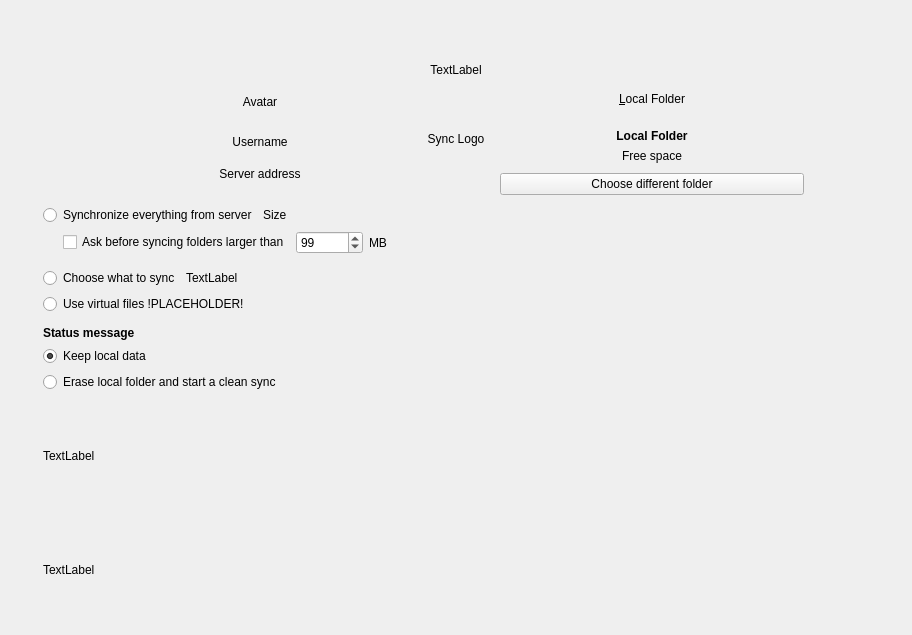
<?xml version="1.0" encoding="UTF-8"?>
<ui version="4.0">
 <class>OwncloudAdvancedSetupPage</class>
 <widget class="QWidget" name="OwncloudAdvancedSetupPage">
  <property name="geometry">
   <rect>
    <x>0</x>
    <y>0</y>
    <width>912</width>
    <height>635</height>
   </rect>
  </property>
  <property name="sizePolicy">
   <sizepolicy hsizetype="Preferred" vsizetype="Preferred">
    <horstretch>0</horstretch>
    <verstretch>0</verstretch>
   </sizepolicy>
  </property>
  <property name="windowTitle">
   <string notr="true">Form</string>
  </property>
  <layout class="QHBoxLayout" name="mainHBox">
   <item>
    <spacer name="leftHorizontalSpacer">
     <property name="orientation">
      <enum>Qt::Horizontal</enum>
     </property>
     <property name="sizeType">
      <enum>QSizePolicy::Fixed</enum>
     </property>
     <property name="sizeHint" stdset="0">
      <size>
       <width>32</width>
       <height>20</height>
      </size>
     </property>
    </spacer>
   </item>
   <item>
    <layout class="QVBoxLayout" name="verticalLayout">
     <item>
      <spacer name="verticalSpacer_2">
       <property name="orientation">
        <enum>Qt::Vertical</enum>
       </property>
       <property name="sizeType">
        <enum>QSizePolicy::Fixed</enum>
       </property>
       <property name="sizeHint" stdset="0">
        <size>
         <width>20</width>
         <height>52</height>
        </size>
       </property>
      </spacer>
     </item>
     <item>
      <layout class="QHBoxLayout" name="resultLayout"/>
     </item>
     <item>
      <widget class="QLabel" name="topLabel">
       <property name="enabled">
        <bool>true</bool>
       </property>
       <property name="sizePolicy">
        <sizepolicy hsizetype="Preferred" vsizetype="Fixed">
         <horstretch>0</horstretch>
         <verstretch>0</verstretch>
        </sizepolicy>
       </property>
       <property name="text">
        <string notr="true">TextLabel</string>
       </property>
       <property name="textFormat">
        <enum>Qt::PlainText</enum>
       </property>
       <property name="alignment">
        <set>Qt::AlignCenter</set>
       </property>
       <property name="wordWrap">
        <bool>true</bool>
       </property>
      </widget>
     </item>
     <item>
      <layout class="QHBoxLayout" name="topAreaHBox" stretch="4,1,4">
       <property name="sizeConstraint">
        <enum>QLayout::SetFixedSize</enum>
       </property>
       <property name="leftMargin">
        <number>65</number>
       </property>
       <property name="rightMargin">
        <number>65</number>
       </property>
       <item>
        <layout class="QVBoxLayout" name="serverVBox">
         <property name="sizeConstraint">
          <enum>QLayout::SetFixedSize</enum>
         </property>
         <item>
          <widget class="QLabel" name="lServerIcon">
           <property name="sizePolicy">
            <sizepolicy hsizetype="Minimum" vsizetype="Maximum">
             <horstretch>0</horstretch>
             <verstretch>0</verstretch>
            </sizepolicy>
           </property>
           <property name="text">
            <string notr="true">Avatar</string>
           </property>
           <property name="textFormat">
            <enum>Qt::PlainText</enum>
           </property>
           <property name="alignment">
            <set>Qt::AlignCenter</set>
           </property>
          </widget>
         </item>
         <item>
          <spacer>
           <property name="orientation">
            <enum>Qt::Vertical</enum>
           </property>
           <property name="sizeType">
            <enum>QSizePolicy::Fixed</enum>
           </property>
           <property name="sizeHint" stdset="0">
            <size>
             <width>0</width>
             <height>8</height>
            </size>
           </property>
          </spacer>
         </item>
         <item>
          <widget class="QLabel" name="userNameLabel">
           <property name="sizePolicy">
            <sizepolicy hsizetype="Minimum" vsizetype="Maximum">
             <horstretch>0</horstretch>
             <verstretch>0</verstretch>
            </sizepolicy>
           </property>
           <property name="text">
            <string>Username</string>
           </property>
           <property name="textFormat">
            <enum>Qt::PlainText</enum>
           </property>
           <property name="alignment">
            <set>Qt::AlignCenter</set>
           </property>
          </widget>
         </item>
         <item>
          <widget class="QLabel" name="serverAddressLabel">
           <property name="sizePolicy">
            <sizepolicy hsizetype="Minimum" vsizetype="Maximum">
             <horstretch>0</horstretch>
             <verstretch>0</verstretch>
            </sizepolicy>
           </property>
           <property name="text">
            <string>Server address</string>
           </property>
           <property name="textFormat">
            <enum>Qt::PlainText</enum>
           </property>
           <property name="alignment">
            <set>Qt::AlignHCenter|Qt::AlignTop</set>
           </property>
           <property name="wordWrap">
            <bool>true</bool>
           </property>
          </widget>
         </item>
        </layout>
       </item>
       <item>
        <layout class="QVBoxLayout" name="arrowVBox">
         <property name="sizeConstraint">
          <enum>QLayout::SetFixedSize</enum>
         </property>
         <item>
          <widget class="QLabel" name="syncLogoLabel">
           <property name="sizePolicy">
            <sizepolicy hsizetype="Minimum" vsizetype="Fixed">
             <horstretch>0</horstretch>
             <verstretch>0</verstretch>
            </sizepolicy>
           </property>
           <property name="text">
            <string>Sync Logo</string>
           </property>
           <property name="textFormat">
            <enum>Qt::PlainText</enum>
           </property>
           <property name="alignment">
            <set>Qt::AlignHCenter|Qt::AlignTop</set>
           </property>
          </widget>
         </item>
        </layout>
       </item>
       <item>
        <layout class="QVBoxLayout" name="locationsVBox">
         <property name="sizeConstraint">
          <enum>QLayout::SetFixedSize</enum>
         </property>
         <item>
          <widget class="QLabel" name="lLocal">
           <property name="sizePolicy">
            <sizepolicy hsizetype="Minimum" vsizetype="Preferred">
             <horstretch>0</horstretch>
             <verstretch>0</verstretch>
            </sizepolicy>
           </property>
           <property name="minimumSize">
            <size>
             <width>0</width>
             <height>32</height>
            </size>
           </property>
           <property name="text">
            <string>&amp;Local Folder</string>
           </property>
           <property name="textFormat">
            <enum>Qt::PlainText</enum>
           </property>
           <property name="alignment">
            <set>Qt::AlignCenter</set>
           </property>
           <property name="buddy">
            <cstring>pbSelectLocalFolder</cstring>
           </property>
          </widget>
         </item>
         <item>
          <spacer>
           <property name="orientation">
            <enum>Qt::Vertical</enum>
           </property>
           <property name="sizeType">
            <enum>QSizePolicy::Fixed</enum>
           </property>
           <property name="sizeHint" stdset="0">
            <size>
             <width>0</width>
             <height>8</height>
            </size>
           </property>
          </spacer>
         </item>
         <item>
          <widget class="QLabel" name="localFolderDescriptionLabel">
           <property name="sizePolicy">
            <sizepolicy hsizetype="Minimum" vsizetype="Fixed">
             <horstretch>0</horstretch>
             <verstretch>0</verstretch>
            </sizepolicy>
           </property>
           <property name="font">
            <font>
             <bold>true</bold>
            </font>
           </property>
           <property name="text">
            <string>Local Folder</string>
           </property>
           <property name="textFormat">
            <enum>Qt::PlainText</enum>
           </property>
           <property name="alignment">
            <set>Qt::AlignCenter</set>
           </property>
          </widget>
         </item>
         <item>
          <widget class="QLabel" name="lFreeSpace">
           <property name="sizePolicy">
            <sizepolicy hsizetype="Minimum" vsizetype="Fixed">
             <horstretch>0</horstretch>
             <verstretch>0</verstretch>
            </sizepolicy>
           </property>
           <property name="text">
            <string notr="true">Free space</string>
           </property>
           <property name="textFormat">
            <enum>Qt::PlainText</enum>
           </property>
           <property name="alignment">
            <set>Qt::AlignCenter</set>
           </property>
           <property name="wordWrap">
            <bool>true</bool>
           </property>
          </widget>
         </item>
         <item>
          <spacer name="buttonSpacer">
           <property name="minimumSize">
            <size>
             <width>0</width>
             <height>4</height>
            </size>
           </property>
           <property name="orientation">
            <enum>Qt::Vertical</enum>
           </property>
           <property name="sizeType">
            <enum>QSizePolicy::Preferred</enum>
           </property>
           <property name="sizeHint" stdset="0">
            <size>
             <width>40</width>
             <height>16</height>
            </size>
           </property>
          </spacer>
         </item>
         <item>
          <widget class="QPushButton" name="pbSelectLocalFolder">
           <property name="sizePolicy">
            <sizepolicy hsizetype="Minimum" vsizetype="Minimum">
             <horstretch>0</horstretch>
             <verstretch>0</verstretch>
            </sizepolicy>
           </property>
           <property name="text">
            <string>Choose different folder</string>
           </property>
           <property name="autoDefault">
            <bool>true</bool>
           </property>
           <property name="default">
            <bool>false</bool>
           </property>
          </widget>
         </item>
        </layout>
       </item>
      </layout>
     </item>
     <item>
      <spacer name="verticalSpacer">
       <property name="minimumSize">
        <size>
         <width>0</width>
         <height>4</height>
        </size>
       </property>
       <property name="orientation">
        <enum>Qt::Vertical</enum>
       </property>
       <property name="sizeType">
        <enum>QSizePolicy::Fixed</enum>
       </property>
       <property name="sizeHint" stdset="0">
        <size>
         <width>0</width>
         <height>32</height>
        </size>
       </property>
      </spacer>
     </item>
     <item>
      <layout class="QVBoxLayout" name="wSyncStrategy">
       <item>
        <layout class="QHBoxLayout" name="wSyncStrategySynchronizeEverything">
         <item>
          <widget class="QRadioButton" name="rSyncEverything">
           <property name="sizePolicy">
            <sizepolicy hsizetype="Minimum" vsizetype="Minimum">
             <horstretch>0</horstretch>
             <verstretch>0</verstretch>
            </sizepolicy>
           </property>
           <property name="text">
            <string>Synchronize everything from server</string>
           </property>
           <property name="checked">
            <bool>true</bool>
           </property>
          </widget>
         </item>
         <item>
          <widget class="QLabel" name="lSyncEverythingSizeLabel">
           <property name="text">
            <string notr="true">Size</string>
           </property>
           <property name="textFormat">
            <enum>Qt::PlainText</enum>
           </property>
          </widget>
         </item>
         <item>
          <spacer name="horizontalSpacer_2">
           <property name="orientation">
            <enum>Qt::Horizontal</enum>
           </property>
           <property name="sizeHint" stdset="0">
            <size>
             <width>40</width>
             <height>20</height>
            </size>
           </property>
          </spacer>
         </item>
        </layout>
       </item>
       <item>
        <layout class="QHBoxLayout" name="horizontalLayout_6">
         <item>
          <spacer name="horizontalSpacer_8">
           <property name="orientation">
            <enum>Qt::Horizontal</enum>
           </property>
           <property name="sizeType">
            <enum>QSizePolicy::Minimum</enum>
           </property>
           <property name="sizeHint" stdset="0">
            <size>
             <width>20</width>
             <height>20</height>
            </size>
           </property>
          </spacer>
         </item>
         <item>
          <widget class="QCheckBox" name="confCheckBoxSize">
           <property name="text">
            <string>Ask before syncing folders larger than</string>
           </property>
          </widget>
         </item>
         <item>
          <widget class="QSpinBox" name="confSpinBox">
           <property name="sizePolicy">
            <sizepolicy hsizetype="Preferred" vsizetype="Fixed">
             <horstretch>0</horstretch>
             <verstretch>0</verstretch>
            </sizepolicy>
           </property>
           <property name="focusPolicy">
            <enum>Qt::StrongFocus</enum>
           </property>
           <property name="maximum">
            <number>999999</number>
           </property>
           <property name="value">
            <number>99</number>
           </property>
          </widget>
         </item>
         <item>
          <widget class="QLabel" name="confTraillingSizeLabel">
           <property name="text">
            <string extracomment="Trailing part of &quot;Ask confirmation before syncing folder larger than&quot; ">MB</string>
           </property>
           <property name="textFormat">
            <enum>Qt::PlainText</enum>
           </property>
          </widget>
         </item>
         <item>
          <spacer name="horizontalSpacer_7">
           <property name="orientation">
            <enum>Qt::Horizontal</enum>
           </property>
           <property name="sizeHint" stdset="0">
            <size>
             <width>40</width>
             <height>20</height>
            </size>
           </property>
          </spacer>
         </item>
        </layout>
       </item>
       <!-- <item>
        <layout class="QHBoxLayout" name="horizontalLayout_8">
         <item>
          <widget class="QCheckBox" name="confCheckBoxExternal">
           <property name="text">
            <string>Ask before syncing external storages</string>
           </property>
           <property name="leftMargin" stdset="0">
            <number>32</number>
           </property>
          </widget>
         </item>
        </layout>
       </item> -->
       <item>
        <layout class="QHBoxLayout" name="horizontalLayout_10">
         <property name="topMargin">
          <number>8</number>
         </property>
         <item>
          <widget class="QRadioButton" name="rSelectiveSync">
           <property name="sizePolicy">
            <sizepolicy hsizetype="Minimum" vsizetype="Minimum">
             <horstretch>0</horstretch>
             <verstretch>0</verstretch>
            </sizepolicy>
           </property>
           <property name="text">
            <string>Choose what to sync</string>
           </property>
           <property name="checkable">
            <bool>false</bool>
           </property>
          </widget>
         </item>
         <item>
          <widget class="QLabel" name="lSelectiveSyncSizeLabel">
           <property name="text">
            <string notr="true">TextLabel</string>
           </property>
           <property name="textFormat">
            <enum>Qt::PlainText</enum>
           </property>
          </widget>
         </item>
         <item>
          <spacer name="horizontalSpacer">
           <property name="orientation">
            <enum>Qt::Horizontal</enum>
           </property>
           <property name="sizeHint" stdset="0">
            <size>
             <width>40</width>
             <height>20</height>
            </size>
           </property>
          </spacer>
         </item>
        </layout>
       </item>
       <item>
        <layout class="QHBoxLayout" name="lVirtualFileSync">
         <item>
          <widget class="QRadioButton" name="rVirtualFileSync">
           <property name="sizePolicy">
            <sizepolicy hsizetype="Minimum" vsizetype="Minimum">
             <horstretch>0</horstretch>
             <verstretch>0</verstretch>
            </sizepolicy>
           </property>
           <property name="text">
            <string notr="true">Use virtual files !PLACEHOLDER!</string>
           </property>
           <property name="checkable">
            <bool>false</bool>
           </property>
          </widget>
         </item>
         <item>
          <spacer name="horizontalSpacer_5">
           <property name="orientation">
            <enum>Qt::Horizontal</enum>
           </property>
           <property name="sizeHint" stdset="0">
            <size>
             <width>40</width>
             <height>20</height>
            </size>
           </property>
          </spacer>
         </item>
        </layout>
       </item>
      </layout>
     </item>
     <item>
      <spacer>
       <property name="minimumSize">
        <size>
         <width>0</width>
         <height>4</height>
        </size>
       </property>
       <property name="orientation">
        <enum>Qt::Vertical</enum>
       </property>
       <property name="sizeType">
        <enum>QSizePolicy::Fixed</enum>
       </property>
       <property name="sizeHint" stdset="0">
        <size>
         <width>0</width>
         <height>16</height>
        </size>
       </property>
      </spacer>
     </item>
     <item>
      <layout class="QVBoxLayout" name="resolutionWidgetLayout">
       <property name="spacing">
        <number>6</number>
       </property>
       <property name="sizeConstraint">
        <enum>QLayout::SetMinimumSize</enum>
       </property>
       <property name="leftMargin">
        <number>0</number>
       </property>
       <property name="topMargin">
        <number>2</number>
       </property>
       <property name="rightMargin">
        <number>0</number>
       </property>
       <property name="bottomMargin">
        <number>0</number>
       </property>
       <item>
        <widget class="QLabel" name="syncModeLabel">
         <property name="sizePolicy">
          <sizepolicy hsizetype="Preferred" vsizetype="Fixed">
           <horstretch>0</horstretch>
           <verstretch>0</verstretch>
          </sizepolicy>
         </property>
         <property name="font">
          <font>
           <pointsize>9</pointsize>
           <bold>true</bold>
          </font>
         </property>
         <property name="lineWidth">
          <number>1</number>
         </property>
         <property name="text">
          <string notr="true">Status message</string>
         </property>
         <property name="textFormat">
          <enum>Qt::AutoText</enum>
         </property>
         <property name="alignment">
          <set>Qt::AlignLeading</set>
         </property>
         <property name="wordWrap">
          <bool>true</bool>
         </property>
        </widget>
       </item>
       <item>
        <widget class="QRadioButton" name="rKeepLocal">
         <property name="sizePolicy">
          <sizepolicy hsizetype="Preferred" vsizetype="Fixed">
           <horstretch>0</horstretch>
           <verstretch>0</verstretch>
          </sizepolicy>
         </property>
         <property name="text">
          <string>Keep local data</string>
         </property>
         <property name="checked">
          <bool>true</bool>
         </property>
        </widget>
       </item>
       <item>
        <widget class="QRadioButton" name="cbSyncFromScratch">
         <property name="sizePolicy">
          <sizepolicy hsizetype="Preferred" vsizetype="Fixed">
           <horstretch>0</horstretch>
           <verstretch>0</verstretch>
          </sizepolicy>
         </property>
              <property name="toolTip">
               <string>&lt;html&gt;&lt;head/&gt;&lt;body&gt;&lt;p&gt;If this box is checked, existing content in the local folder will be erased to start a clean sync from the server.&lt;/p&gt;&lt;p&gt;Do not check this if the local content should be uploaded to the servers folder.&lt;/p&gt;&lt;/body&gt;&lt;/html&gt;</string>
              </property>
         <property name="text">
          <string>Erase local folder and start a clean sync</string>
         </property>
         <property name="checkable">
          <bool>true</bool>
         </property>
        </widget>
       </item>
      </layout>
     </item>
     <item>
      <spacer>
       <property name="minimumSize">
        <size>
         <width>0</width>
         <height>4</height>
        </size>
       </property>
       <property name="orientation">
        <enum>Qt::Vertical</enum>
       </property>
       <property name="sizeType">
        <enum>QSizePolicy::Preferred</enum>
       </property>
       <property name="sizeHint" stdset="0">
        <size>
         <width>0</width>
         <height>16</height>
        </size>
       </property>
      </spacer>
     </item>
     <item>
      <widget class="QLabel" name="errorLabel">
       <property name="text">
        <string notr="true">TextLabel</string>
       </property>
       <property name="textFormat">
        <enum>Qt::PlainText</enum>
       </property>
      </widget>
     </item>
     <item>
      <widget class="QLabel" name="bottomLabel">
       <property name="text">
        <string notr="true">TextLabel</string>
       </property>
       <property name="textFormat">
        <enum>Qt::PlainText</enum>
       </property>
      </widget>
     </item>
    </layout>
   </item>
   <item>
    <spacer name="rightHorizontalSpacer">
     <property name="orientation">
      <enum>Qt::Horizontal</enum>
     </property>
     <property name="sizeType">
      <enum>QSizePolicy::Fixed</enum>
     </property>
     <property name="sizeHint" stdset="0">
      <size>
       <width>32</width>
       <height>20</height>
      </size>
     </property>
    </spacer>
   </item>
  </layout>
 </widget>
 <resources/>
 <connections>
  <connection>
   <sender>rSyncEverything</sender>
   <signal>toggled(bool)</signal>
   <receiver>confCheckBoxSize</receiver>
   <slot>setEnabled(bool)</slot>
   <hints>
    <hint type="sourcelabel">
     <x>217</x>
     <y>78</y>
    </hint>
    <hint type="destinationlabel">
     <x>298</x>
     <y>126</y>
    </hint>
   </hints>
  </connection>
  <connection>
   <sender>rSyncEverything</sender>
   <signal>toggled(bool)</signal>
   <receiver>confSpinBox</receiver>
   <slot>setEnabled(bool)</slot>
   <hints>
    <hint type="sourcelabel">
     <x>311</x>
     <y>83</y>
    </hint>
    <hint type="destinationlabel">
     <x>952</x>
     <y>134</y>
    </hint>
   </hints>
  </connection>
  <connection>
   <sender>rSyncEverything</sender>
   <signal>toggled(bool)</signal>
   <receiver>confTraillingSizeLabel</receiver>
   <slot>setEnabled(bool)</slot>
   <hints>
    <hint type="sourcelabel">
     <x>277</x>
     <y>76</y>
    </hint>
    <hint type="destinationlabel">
     <x>1076</x>
     <y>136</y>
    </hint>
   </hints>
  </connection>
  <!-- <connection>
   <sender>rSyncEverything</sender>
   <signal>toggled(bool)</signal>
   <receiver>confCheckBoxExternal</receiver>
   <slot>setEnabled(bool)</slot>
   <hints>
    <hint type="sourcelabel">
     <x>181</x>
     <y>78</y>
    </hint>
    <hint type="destinationlabel">
     <x>382</x>
     <y>174</y>
    </hint>
   </hints>
  </connection> -->
 </connections>
</ui>
